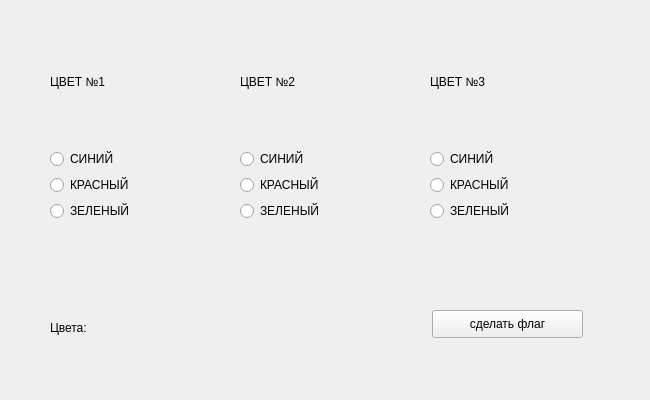
<?xml version="1.0" encoding="UTF-8"?>
<ui version="4.0">
 <class>MainWindow</class>
 <widget class="QMainWindow" name="MainWindow">
  <property name="geometry">
   <rect>
    <x>0</x>
    <y>0</y>
    <width>650</width>
    <height>400</height>
   </rect>
  </property>
  <property name="minimumSize">
   <size>
    <width>650</width>
    <height>400</height>
   </size>
  </property>
  <property name="maximumSize">
   <size>
    <width>650</width>
    <height>400</height>
   </size>
  </property>
  <property name="windowTitle">
   <string>MainWindow</string>
  </property>
  <property name="animated">
   <bool>false</bool>
  </property>
  <property name="documentMode">
   <bool>false</bool>
  </property>
  <property name="dockNestingEnabled">
   <bool>false</bool>
  </property>
  <property name="unifiedTitleAndToolBarOnMac">
   <bool>false</bool>
  </property>
  <widget class="QWidget" name="centralwidget">
   <widget class="QWidget" name="verticalLayoutWidget">
    <property name="geometry">
     <rect>
      <x>50</x>
      <y>20</y>
      <width>161</width>
      <height>201</height>
     </rect>
    </property>
    <layout class="QVBoxLayout" name="verticalLayout">
     <item>
      <widget class="QLabel" name="label">
       <property name="sizePolicy">
        <sizepolicy hsizetype="Preferred" vsizetype="Preferred">
         <horstretch>20</horstretch>
         <verstretch>20</verstretch>
        </sizepolicy>
       </property>
       <property name="text">
        <string>ЦВЕТ №1</string>
       </property>
      </widget>
     </item>
     <item>
      <widget class="QRadioButton" name="radioButton_3">
       <property name="text">
        <string>СИНИЙ</string>
       </property>
      </widget>
     </item>
     <item>
      <widget class="QRadioButton" name="radioButton_2">
       <property name="text">
        <string>КРАСНЫЙ</string>
       </property>
      </widget>
     </item>
     <item>
      <widget class="QRadioButton" name="radioButton">
       <property name="text">
        <string>ЗЕЛЕНЫЙ</string>
       </property>
      </widget>
     </item>
    </layout>
   </widget>
   <widget class="QWidget" name="verticalLayoutWidget_2">
    <property name="geometry">
     <rect>
      <x>240</x>
      <y>20</y>
      <width>161</width>
      <height>201</height>
     </rect>
    </property>
    <layout class="QVBoxLayout" name="verticalLayout_2">
     <item>
      <widget class="QLabel" name="label_2">
       <property name="frameShadow">
        <enum>QFrame::Sunken</enum>
       </property>
       <property name="lineWidth">
        <number>5</number>
       </property>
       <property name="text">
        <string>ЦВЕТ №2</string>
       </property>
      </widget>
     </item>
     <item>
      <widget class="QRadioButton" name="radioButton_6">
       <property name="text">
        <string>СИНИЙ</string>
       </property>
      </widget>
     </item>
     <item>
      <widget class="QRadioButton" name="radioButton_5">
       <property name="text">
        <string>КРАСНЫЙ</string>
       </property>
      </widget>
     </item>
     <item>
      <widget class="QRadioButton" name="radioButton_4">
       <property name="text">
        <string>ЗЕЛЕНЫЙ</string>
       </property>
      </widget>
     </item>
    </layout>
   </widget>
   <widget class="QWidget" name="verticalLayoutWidget_3">
    <property name="geometry">
     <rect>
      <x>430</x>
      <y>20</y>
      <width>160</width>
      <height>201</height>
     </rect>
    </property>
    <layout class="QVBoxLayout" name="verticalLayout_3">
     <item>
      <widget class="QLabel" name="label_3">
       <property name="text">
        <string>ЦВЕТ №3</string>
       </property>
      </widget>
     </item>
     <item>
      <widget class="QRadioButton" name="radioButton_7">
       <property name="text">
        <string>СИНИЙ</string>
       </property>
      </widget>
     </item>
     <item>
      <widget class="QRadioButton" name="radioButton_8">
       <property name="text">
        <string>КРАСНЫЙ</string>
       </property>
      </widget>
     </item>
     <item>
      <widget class="QRadioButton" name="radioButton_9">
       <property name="text">
        <string>ЗЕЛЕНЫЙ</string>
       </property>
      </widget>
     </item>
    </layout>
   </widget>
   <widget class="QPushButton" name="pushButton">
    <property name="geometry">
     <rect>
      <x>432</x>
      <y>310</y>
      <width>151</width>
      <height>28</height>
     </rect>
    </property>
    <property name="text">
     <string>сделать флаг</string>
    </property>
   </widget>
   <widget class="QLabel" name="label_4">
    <property name="geometry">
     <rect>
      <x>50</x>
      <y>320</y>
      <width>261</width>
      <height>16</height>
     </rect>
    </property>
    <property name="text">
     <string>Цвета: </string>
    </property>
   </widget>
  </widget>
  <widget class="QMenuBar" name="menubar">
   <property name="geometry">
    <rect>
     <x>0</x>
     <y>0</y>
     <width>650</width>
     <height>26</height>
    </rect>
   </property>
   <property name="nativeMenuBar">
    <bool>true</bool>
   </property>
  </widget>
  <widget class="QStatusBar" name="statusbar">
   <property name="sizeGripEnabled">
    <bool>false</bool>
   </property>
  </widget>
 </widget>
 <resources/>
 <connections/>
</ui>
